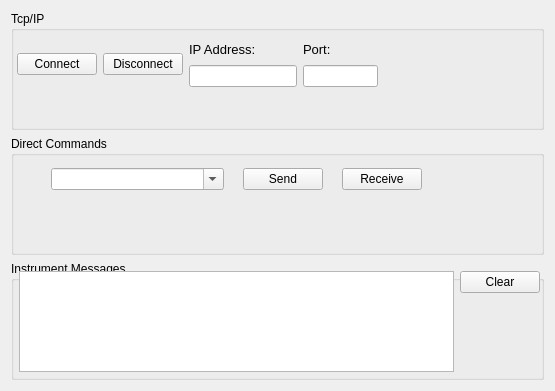
<?xml version="1.0" encoding="UTF-8"?>
<ui version="4.0">
 <class>SetupTab</class>
 <widget class="QWidget" name="SetupTab">
  <property name="geometry">
   <rect>
    <x>0</x>
    <y>0</y>
    <width>555</width>
    <height>391</height>
   </rect>
  </property>
  <property name="windowTitle">
   <string>Form</string>
  </property>
  <layout class="QVBoxLayout" name="verticalLayout">
   <item>
    <widget class="QGroupBox" name="gbTcpIP">
     <property name="title">
      <string>Tcp/IP</string>
     </property>
     <widget class="QWidget" name="layoutWidget">
      <property name="geometry">
       <rect>
        <x>6</x>
        <y>30</y>
        <width>461</width>
        <height>46</height>
       </rect>
      </property>
      <layout class="QHBoxLayout" name="loTcpIpGroup">
       <item>
        <layout class="QHBoxLayout" name="loConnect">
         <item>
          <widget class="QPushButton" name="btnConnect">
           <property name="text">
            <string>Connect</string>
           </property>
           <property name="icon">
            <iconset resource="../vfpresources.qrc">
             <normaloff>:/new/prefix1/images/Button-Play-icon.png</normaloff>:/new/prefix1/images/Button-Play-icon.png</iconset>
           </property>
          </widget>
         </item>
         <item>
          <widget class="QPushButton" name="btnDisconnect">
           <property name="text">
            <string>Disconnect</string>
           </property>
           <property name="icon">
            <iconset resource="../vfpresources.qrc">
             <normaloff>:/new/prefix1/images/Button-Turn-Off-icon.png</normaloff>:/new/prefix1/images/Button-Turn-Off-icon.png</iconset>
           </property>
          </widget>
         </item>
        </layout>
       </item>
       <item>
        <layout class="QVBoxLayout" name="loIpAddress">
         <item>
          <widget class="QLabel" name="lblIpAddress">
           <property name="text">
            <string>&lt;html&gt;&lt;head/&gt;&lt;body&gt;&lt;p&gt;&lt;span style=&quot; font-size:10pt;&quot;&gt;IP Address:&lt;/span&gt;&lt;/p&gt;&lt;/body&gt;&lt;/html&gt;</string>
           </property>
          </widget>
         </item>
         <item>
          <widget class="QLineEdit" name="editIpAddress"/>
         </item>
        </layout>
       </item>
       <item>
        <layout class="QVBoxLayout" name="loPort">
         <item>
          <widget class="QLabel" name="lblPort">
           <property name="text">
            <string>&lt;html&gt;&lt;head/&gt;&lt;body&gt;&lt;p&gt;&lt;span style=&quot; font-size:10pt;&quot;&gt;Port:&lt;/span&gt;&lt;/p&gt;&lt;/body&gt;&lt;/html&gt;</string>
           </property>
          </widget>
         </item>
         <item>
          <widget class="QLineEdit" name="editPort">
           <property name="maximumSize">
            <size>
             <width>75</width>
             <height>16777215</height>
            </size>
           </property>
          </widget>
         </item>
        </layout>
       </item>
       <item>
        <spacer name="horizontalSpacer">
         <property name="orientation">
          <enum>Qt::Horizontal</enum>
         </property>
         <property name="sizeHint" stdset="0">
          <size>
           <width>40</width>
           <height>20</height>
          </size>
         </property>
        </spacer>
       </item>
      </layout>
     </widget>
    </widget>
   </item>
   <item>
    <widget class="QGroupBox" name="gbDirectCommands">
     <property name="title">
      <string>Direct Commands</string>
     </property>
     <widget class="QWidget" name="layoutWidget">
      <property name="geometry">
       <rect>
        <x>40</x>
        <y>30</y>
        <width>411</width>
        <height>26</height>
       </rect>
      </property>
      <layout class="QHBoxLayout" name="horizontalLayout">
       <item>
        <widget class="QComboBox" name="cmbCommands">
         <property name="sizePolicy">
          <sizepolicy hsizetype="Expanding" vsizetype="Fixed">
           <horstretch>0</horstretch>
           <verstretch>0</verstretch>
          </sizepolicy>
         </property>
         <property name="editable">
          <bool>true</bool>
         </property>
        </widget>
       </item>
       <item>
        <spacer name="horizontalSpacer_2">
         <property name="orientation">
          <enum>Qt::Horizontal</enum>
         </property>
         <property name="sizeType">
          <enum>QSizePolicy::Minimum</enum>
         </property>
         <property name="sizeHint" stdset="0">
          <size>
           <width>13</width>
           <height>20</height>
          </size>
         </property>
        </spacer>
       </item>
       <item>
        <widget class="QPushButton" name="btnSend">
         <property name="text">
          <string>Send</string>
         </property>
         <property name="icon">
          <iconset resource="../vfpresources.qrc">
           <normaloff>:/new/prefix1/images/icon.png</normaloff>:/new/prefix1/images/icon.png</iconset>
         </property>
        </widget>
       </item>
       <item>
        <spacer name="horizontalSpacer_3">
         <property name="orientation">
          <enum>Qt::Horizontal</enum>
         </property>
         <property name="sizeType">
          <enum>QSizePolicy::Minimum</enum>
         </property>
         <property name="sizeHint" stdset="0">
          <size>
           <width>13</width>
           <height>20</height>
          </size>
         </property>
        </spacer>
       </item>
       <item>
        <widget class="QPushButton" name="btnReceive">
         <property name="text">
          <string>Receive</string>
         </property>
         <property name="icon">
          <iconset resource="../vfpresources.qrc">
           <normaloff>:/new/prefix1/images/icon2.jpg</normaloff>:/new/prefix1/images/icon2.jpg</iconset>
         </property>
        </widget>
       </item>
       <item>
        <spacer name="horizontalSpacer_4">
         <property name="orientation">
          <enum>Qt::Horizontal</enum>
         </property>
         <property name="sizeType">
          <enum>QSizePolicy::Fixed</enum>
         </property>
         <property name="sizeHint" stdset="0">
          <size>
           <width>40</width>
           <height>20</height>
          </size>
         </property>
        </spacer>
       </item>
      </layout>
     </widget>
    </widget>
   </item>
   <item>
    <widget class="QGroupBox" name="gbInstrumentMessages">
     <property name="title">
      <string>Instrument Messages</string>
     </property>
     <widget class="QWidget" name="layoutWidget">
      <property name="geometry">
       <rect>
        <x>8</x>
        <y>10</y>
        <width>521</width>
        <height>101</height>
       </rect>
      </property>
      <layout class="QHBoxLayout" name="horizontalLayout_2">
       <item>
        <widget class="QTextEdit" name="textInstrumentMessages"/>
       </item>
       <item alignment="Qt::AlignTop">
        <widget class="QPushButton" name="btnClear">
         <property name="text">
          <string>Clear</string>
         </property>
         <property name="icon">
          <iconset resource="../vfpresources.qrc">
           <normaloff>:/new/prefix1/images/smartphone_icon.png</normaloff>:/new/prefix1/images/smartphone_icon.png</iconset>
         </property>
        </widget>
       </item>
      </layout>
     </widget>
    </widget>
   </item>
  </layout>
 </widget>
 <resources>
  <include location="../vfpresources.qrc"/>
 </resources>
 <connections/>
</ui>
